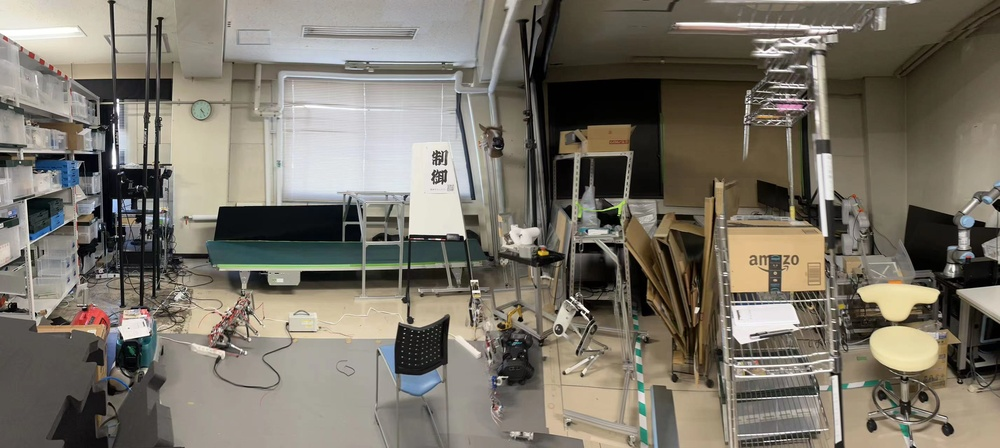
//> input picture image_processing_cpp/resources/test/mylab.jpg, 1000 x 448 px, shrunk from 2855 x 1280 before the run
$ ./test1   (built with g++ and OpenCV 4)
//> lines starting //> are read from the running program, lines starting //| are printed output that depends on the picture
#include <iostream>

#include <opencv2/opencv.hpp>

using namespace cv;
using namespace std;

int main() {

    cv::Mat imgBlur, imgGray;
    cv::Mat img = cv::imread("/Users/tsy/Documents/vscode/cppFolder/opencvFolder/resources/test/mylab.jpg");
//> img is the input picture: 448 rows x 1000 cols, CV_8UC3; mean B, G, R 104.7, 115.9, 121.5
    cvtColor(img, imgGray, COLOR_BGR2GRAY);
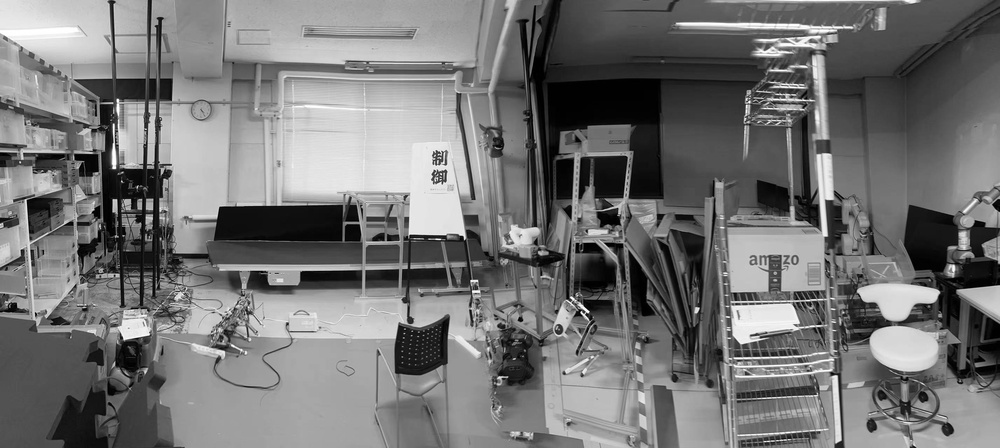
//> imgGray: 448 rows x 1000 cols, CV_8UC1; min 0, max 255, mean 116.3
    GaussianBlur(imgGray, imgBlur, Size(9,9), 5, 0);
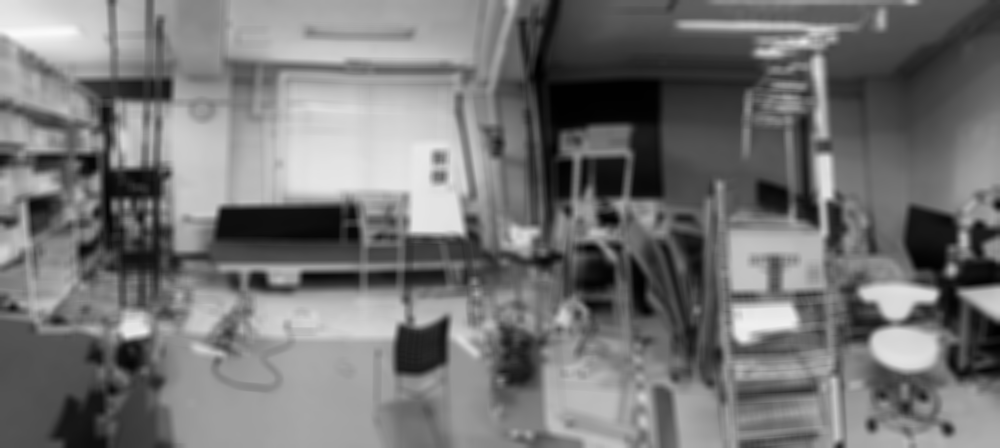
//> imgBlur: 448 rows x 1000 cols, CV_8UC1; min 1, max 250, mean 116.3
    // cv::namedWindow("test", cv::WINDOW_AUTOSIZE);
    cv::imwrite("/Users/tsy/Documents/vscode/cppFolder/opencvFolder/resources/test/mylab_blur.jpg", imgBlur);
    // cv::waitKey(0);
    return 0;
}

$ run again, with image_processing_cpp/resources/test/cards.jpg copied over image_processing_cpp/resources/test/mylab.jpg
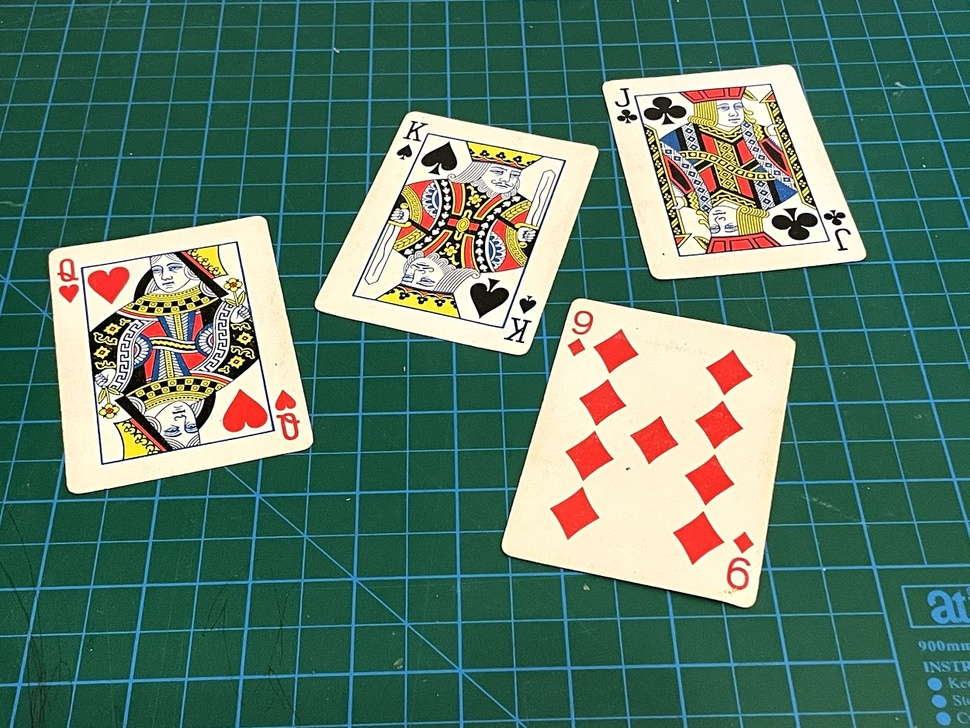
//> input picture image_processing_cpp/resources/test/cards.jpg, 970 x 728 px, shrunk from 1250 x 938 before the run
//> img is the input picture: 728 rows x 970 cols, CV_8UC3; mean B, G, R 104.7, 121.2, 88.9
//> `cvtColor(img, imgGray, COLOR_BGR2GRAY);`:
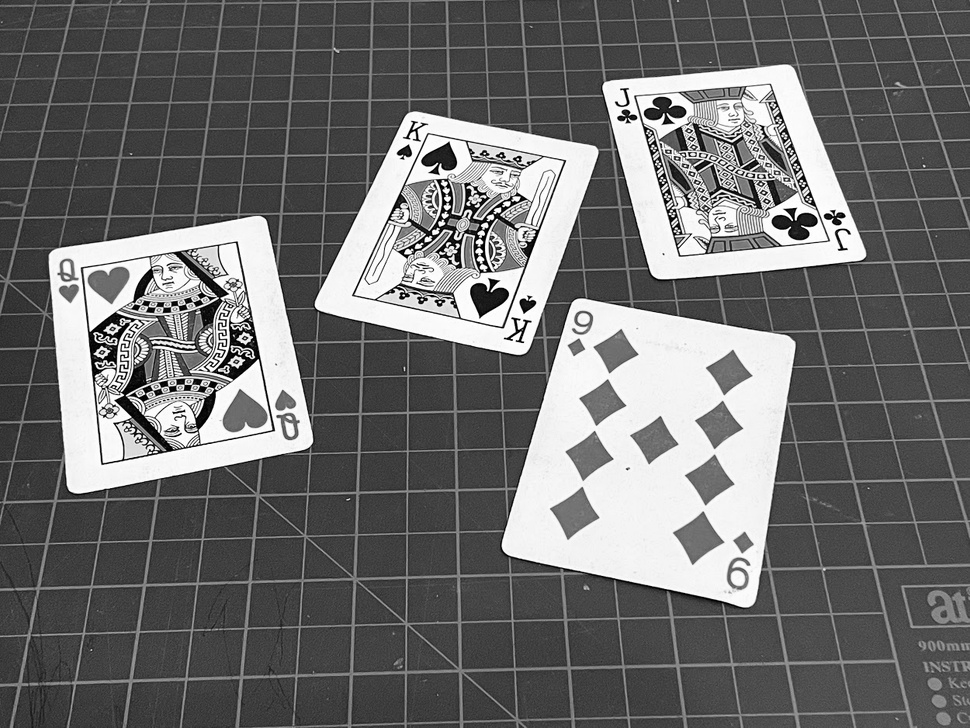
//> imgGray: 728 rows x 970 cols, CV_8UC1; min 0, max 255, mean 109.7
//> `GaussianBlur(imgGray, imgBlur, Size(9,9), 5, 0);`:
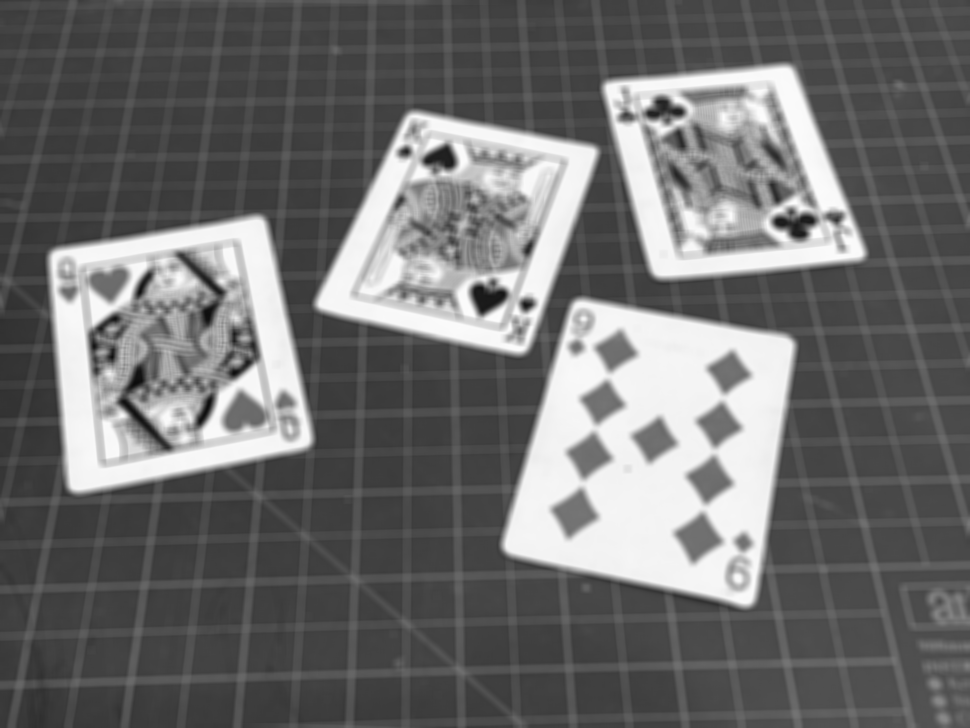
//> imgBlur: 728 rows x 970 cols, CV_8UC1; min 12, max 252, mean 109.7

$ run again, with image_processing_cpp/resources/test/face.jpg copied over image_processing_cpp/resources/test/mylab.jpg
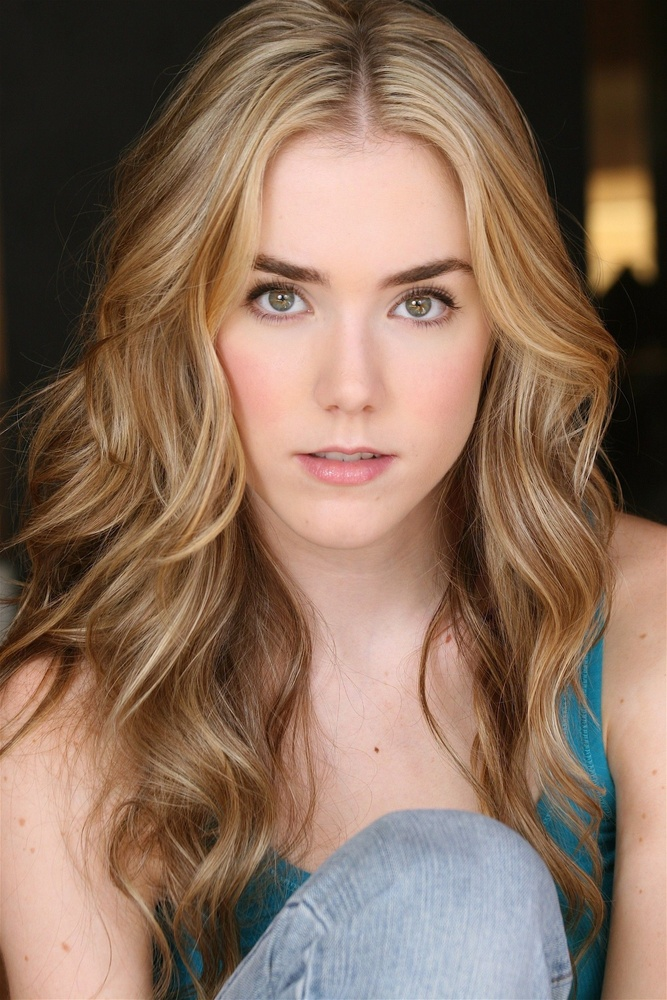
//> input picture image_processing_cpp/resources/test/face.jpg, 667 x 1000 px, shrunk from 1707 x 2560 before the run
//> img is the input picture: 1000 rows x 667 cols, CV_8UC3; mean B, G, R 91.6, 109.4, 135.9
//> `cvtColor(img, imgGray, COLOR_BGR2GRAY);`:
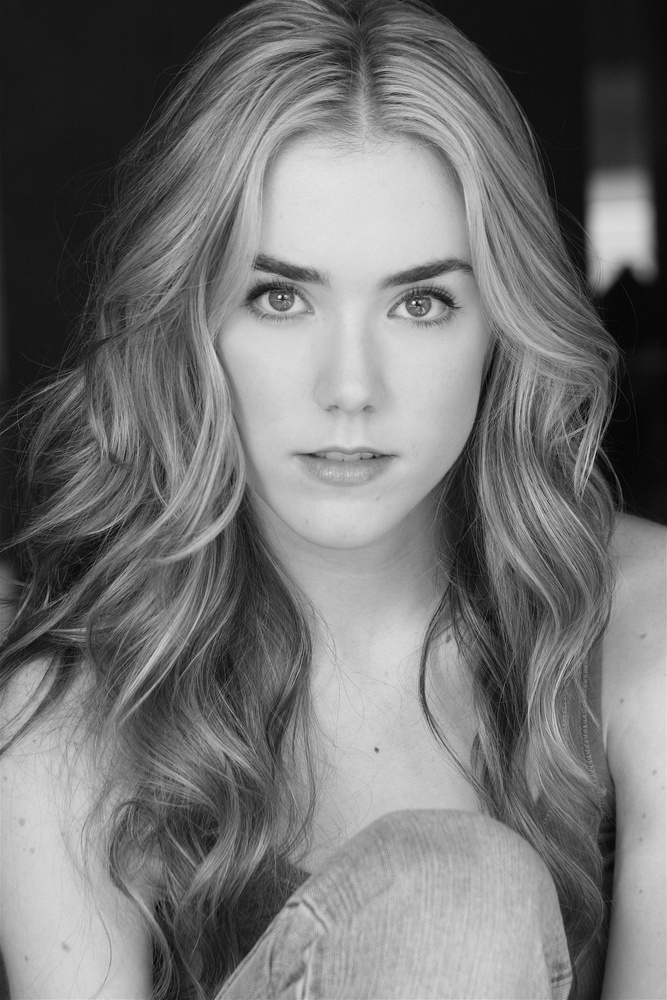
//> imgGray: 1000 rows x 667 cols, CV_8UC1; min 0, max 252, mean 115.3
